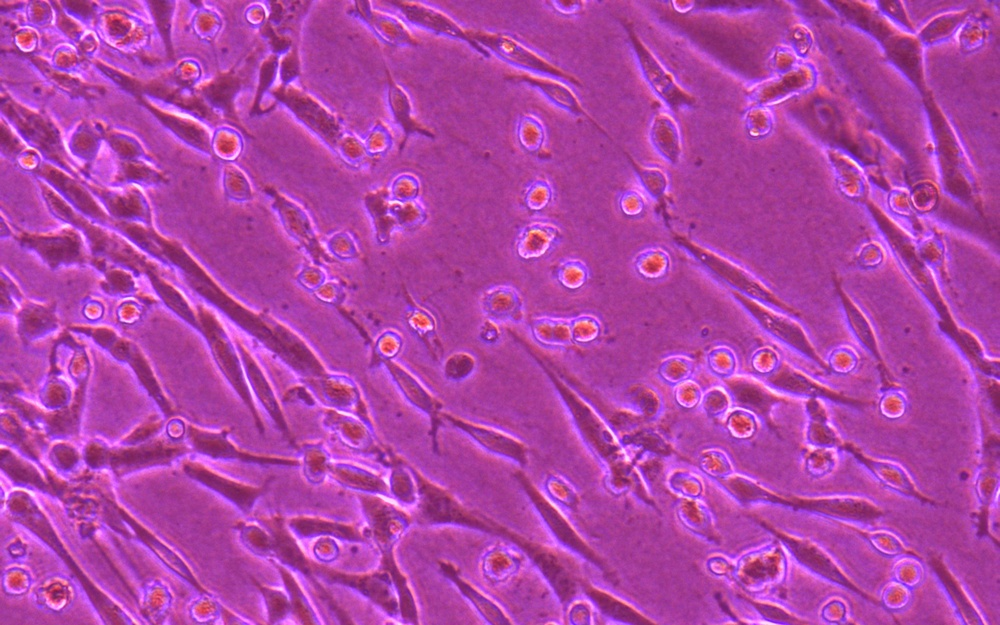
%> input picture 48Hrs/1_20x.jpg, 1000 x 625 px, shrunk from 1920 x 1200 before the run
$ octave Test_3_Paper_3.m   (GNU Octave 9; MATLAB toolbox functions it lacks are replaced by stand-ins)
%> lines starting %> are read from the running program, lines starting %| are printed output that depends on the picture; in (x1, y1, x2, y2) boxes, pixels count from 0 and x2, y2 are one past the last pixel; in counts of white or black regions, pixels touching at a corner belong together; the program's own positions count from 1
% Load and convert image
filename = '1_20x.jpg';
img = imread(filename);
%> img is the input picture: size 625x1000x3 uint8; mean R, G, B 176.1, 65.8, 168

if size(img, 3) == 3
    gray = rgb2gray(img);
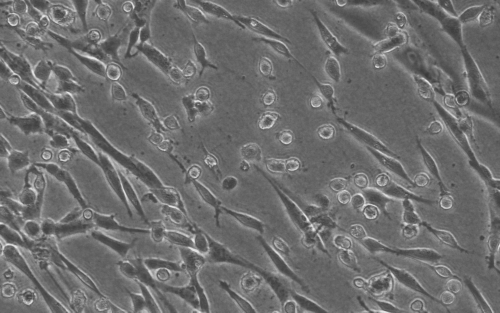
%> gray: size 625x1000 uint8 (shown at 1/2 size); min 58, max 234, mean 110.4
else
    gray = img;
end

% Enhance dark elongated features (cells) via inversion and local contrast
gray_inv = imcomplement(gray);                     % dark -> light
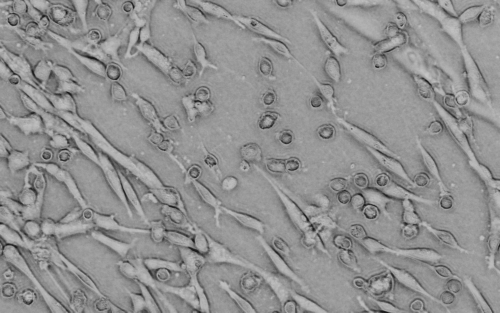
%> gray_inv: size 625x1000 uint8 (shown at 1/2 size); min 21, max 197, mean 144.6
gray_eq = adapthisteq(gray_inv);                   % local contrast adjustment
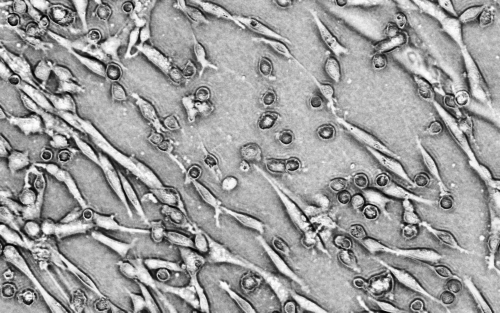
%> gray_eq: size 625x1000 uint8 (shown at 1/2 size); min 0, max 255, mean 157.3

% Threshold and clean binary image
bw = imbinarize(gray_eq);                          % threshold image
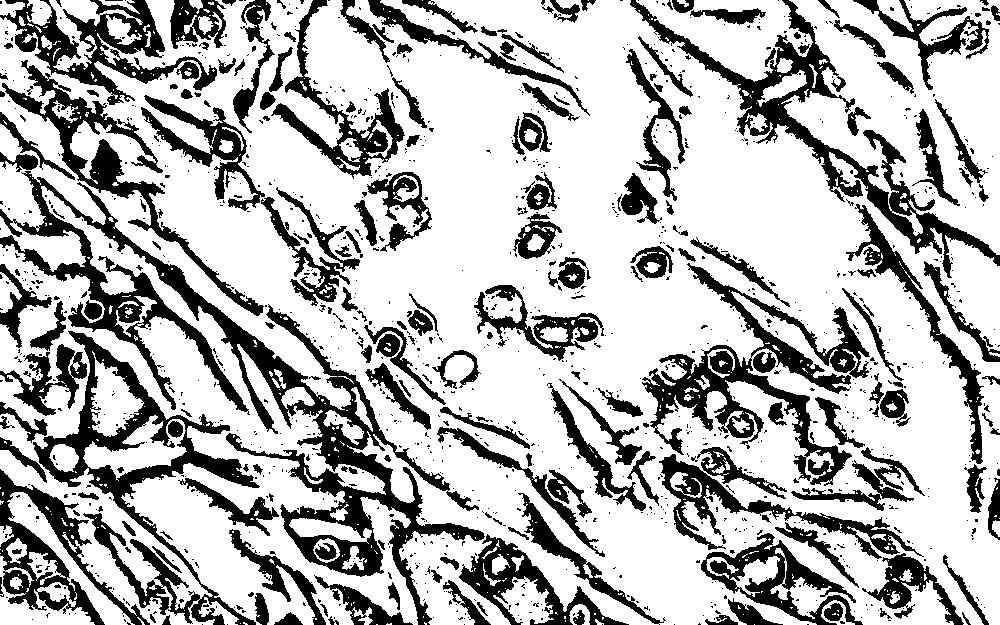
%> bw: size 625x1000 logical; 71.2% white; 1290 black regions (1073 under 20 px), largest, box (x1, y1, x2, y2) and area: (0, 171, 485, 625) 25833, (33, 331, 260, 625) 12014, (642, 263, 870, 486) 11791
bw = imopen(bw, strel('disk', 2));                 % remove small connections
%> bw: size 625x1000 logical; 67% white; 512 black regions (435 under 20 px), largest, box (x1, y1, x2, y2) and area: (0, 0, 629, 625) 81581, (640, 248, 971, 625) 33633, (630, 0, 1000, 513) 19453
bw = imfill(bw, 'holes');                          % fill small holes
%> bw: size 625x1000 logical; 77% white; 37 black regions (13 under 20 px), largest, box (x1, y1, x2, y2) and area: (0, 0, 629, 625) 81316, (630, 0, 1000, 513) 19416, (658, 446, 971, 625) 15779
bw = bwareaopen(bw, 100);                          % remove small regions
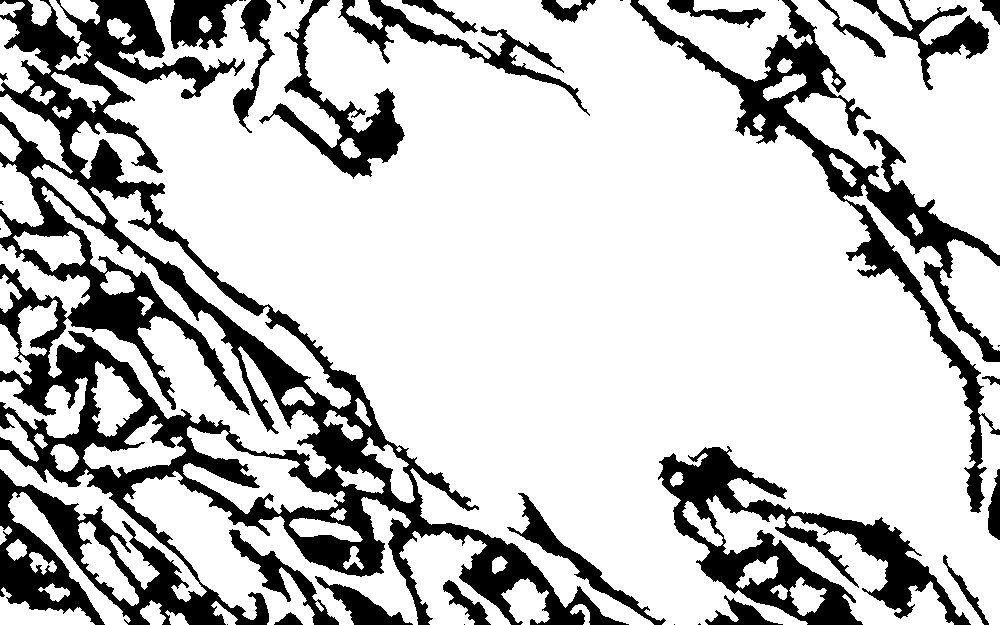
%> bw: size 625x1000 logical; 76.3% white; 37 black regions (13 under 20 px), largest, box (x1, y1, x2, y2) and area: (0, 0, 629, 625) 83162, (630, 0, 1000, 513) 19672, (658, 446, 971, 625) 16548

% Extract region properties
stats = regionprops(bw, 'Area', 'Eccentricity', ...
    'MajorAxisLength', 'MinorAxisLength', ...
    'PixelList', 'Centroid');
%> stats = 74 regions; largest, Area, Centroid, MajorAxisLength, MinorAxisLength and Eccentricity: 324782 [577.1 288.8] 924.4 496 0.844, 31102 [916 109.5] 269.5 185.7 0.725, 18327 [171.6 351.8] 387.7 120.8 0.95, 16447 [266.4 555.8] 326.9 122.6 0.927, 8317 [832.7 566.2] 284.4 64.12 0.974

% Apply filtering based on morphology
ecc = [stats.Eccentricity];
%> ecc = 74 values, max 0.997 at index 34, min 0.384 at index 15, mean 0.831
area = [stats.Area];
%> area = 74 values, max 324782 at index 31, min 119 at index 23, mean 6448
aspect_ratio = [stats.MajorAxisLength] ./ [stats.MinorAxisLength];
%> aspect_ratio = 74 values, max 12.35 at index 34, min 1.08 at index 15, mean 2.47
valid_idx = (ecc > 0.75) & (area > 150) & (aspect_ratio < 8);
%> valid_idx = 74 logical values, 49 true

stats = stats(valid_idx);  % Filtered cell candidates
%> stats = 49 regions; largest, Area, Centroid, MajorAxisLength, MinorAxisLength and Eccentricity: 324782 [577.1 288.8] 924.4 496 0.844, 18327 [171.6 351.8] 387.7 120.8 0.95, 16447 [266.4 555.8] 326.9 122.6 0.927, 8317 [832.7 566.2] 284.4 64.12 0.974, 6472 [732.4 32.7] 150.4 76.12 0.862
fprintf('Found %d valid regions\n', numel(stats));
%| Found 49 valid regions

% Fit ellipses
E = cell(numel(stats), 1);
%> E = 49 items
for k = 1:numel(stats)
    xy = double(stats(k).PixelList);
    E{k} = fit_ellipse(xy(:,1), xy(:,2));
end
%> this loop made 49 passes
%> (a in fit_ellipse, b in fit_ellipse, cos_phi in fit_ellipse, sin_phi in fit_ellipse, Ao in fit_ellipse, Au in fit_ellipse, Av in fit_ellipse, Auu in fit_ellipse) on passes 1 to 3: ([0.000711; -0.00772; -0.00425; 0.0448; 0.167; -1], -0.5, 0.878, -0.479, -1, -0.041, 0.168, 0.00282), ([0.000802; -0.000413; -0.000303; -0.012; 0.0417; -1], -0.179, 0.984, -0.178, -1, -0.0192, 0.0389, 0.000839), ([8.18e-07; 9.89e-05; -8.43e-05; -0.0128; 0.0186; -1], 0.43, 0.909, 0.417, -1, -0.0039, 0.0223, 2.35e-05)

% Plot results
imshow(gray); hold on;
title('Final Fitted Ellipses on Elongated Dark Cells');

for k = 1:numel(E)
    if isempty(E{k}) || ~isfield(E{k}, 'Xdata'), continue; end
    plot(E{k}.Xdata, E{k}.Ydata, 'r-', 'LineWidth', 1.5);
    text(E{k}.X0, E{k}.Y0, sprintf('%d', k), ...
         'Color', 'y', 'FontSize', 8, 'HorizontalAlignment', 'center');
end
%> this loop made 49 passes
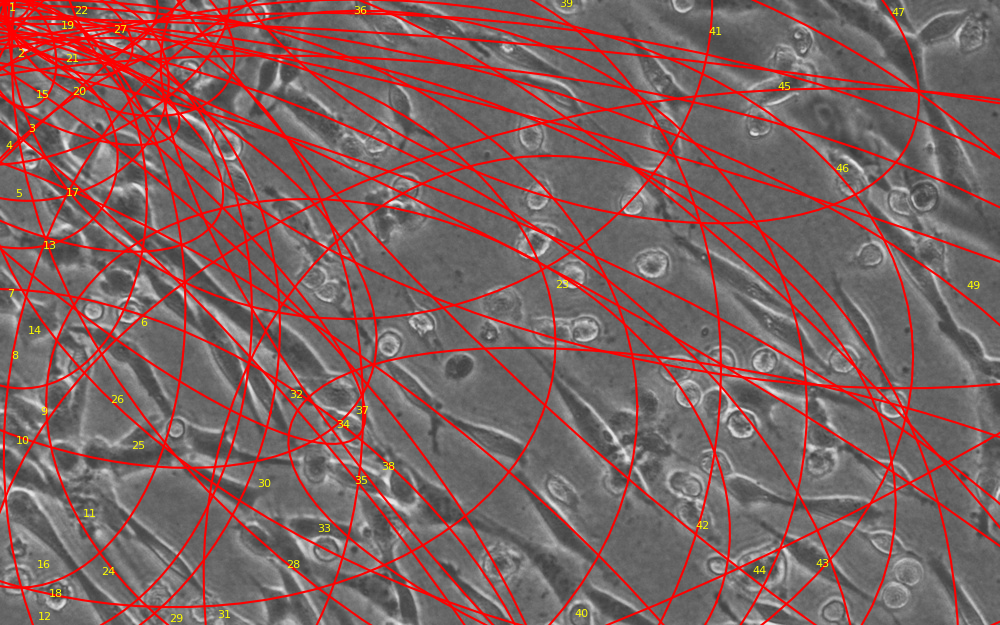
%> figure redrawn from the program's plot data; its title reads 'Final Fitted Ellipses on Elongated Dark Cells'

% --- Fit ellipse function ---
function ellipse_t = fit_ellipse(x, y)
    x = x(:);
    y = y(:);
    D = [x.^2, x.*y, y.^2, x, y, ones(size(x))];
    S = D'*D;
    C = zeros(6); C(1,3) = -2; C(2,2) = 1; C(3,1) = -2;

    [gevec, geval] = eig(S,C);
    I = find(real(diag(geval)) > 0 & ~isinf(diag(geval)));
    if isempty(I), ellipse_t = []; return; end
    a = real(gevec(:, I(1)));

    b = 0.5 * atan2(a(2), a(1) - a(3));
    cos_phi = cos(b); sin_phi = sin(b);
    Ao = a(6);
    Au = a(4)*cos_phi + a(5)*sin_phi;
    Av = -a(4)*sin_phi + a(5)*cos_phi;
    Auu = a(1)*cos_phi^2 + a(3)*sin_phi^2 + a(2)*cos_phi*sin_phi;
    Avv = a(1)*sin_phi^2 + a(3)*cos_phi^2 - a(2)*cos_phi*sin_phi;

    tuCentre = -0.5 * [Au/Auu; Av/Avv];
    xy = [cos_phi, sin_phi; -sin_phi, cos_phi]' * tuCentre;

    ellipse_t.X0 = xy(1);
    ellipse_t.Y0 = xy(2);
    ellipse_t.phi = b;
    ellipse_t.a = sqrt(abs(-Ao/Auu));
    ellipse_t.b = sqrt(abs(-Ao/Avv));

    theta = linspace(0, 2*pi, 100);
    ellipse_t.Xdata = ellipse_t.X0 + ellipse_t.a * cos(theta) * cos(b) - ellipse_t.b * sin(theta) * sin(b);
    ellipse_t.Ydata = ellipse_t.Y0 + ellipse_t.a * cos(theta) * sin(b) + ellipse_t.b * sin(theta) * cos(b);
end

$ run again, with 48Hrs/10_20x.jpg copied over 48Hrs/1_20x.jpg
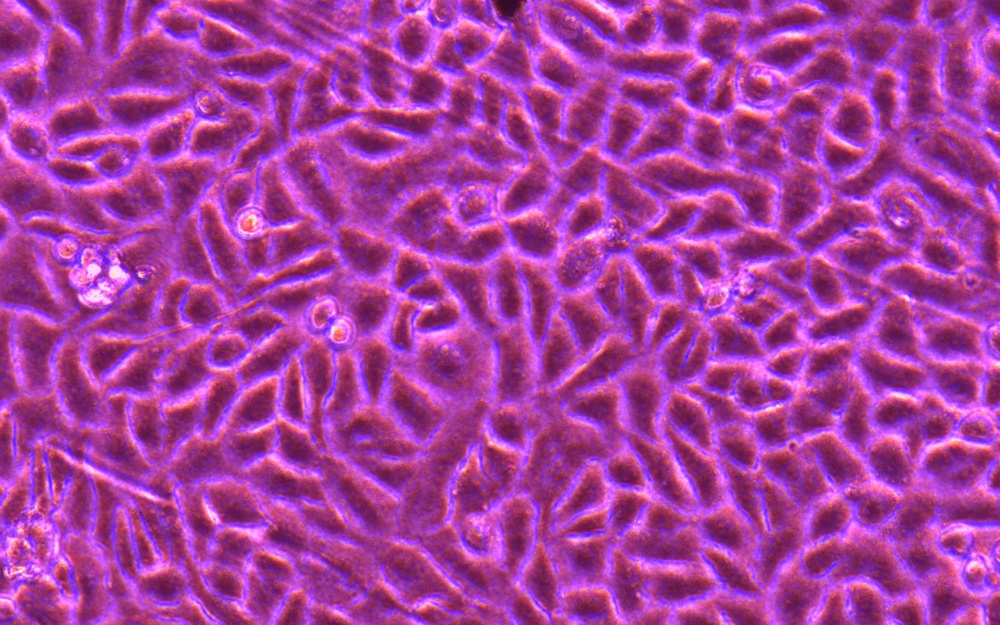
%> input picture 48Hrs/10_20x.jpg, 1000 x 625 px, shrunk from 1920 x 1200 before the run
%> img is the input picture: size 625x1000x3 uint8; mean R, G, B 167, 61.4, 158.4
%> `bw = bwareaopen(bw, 100);`:
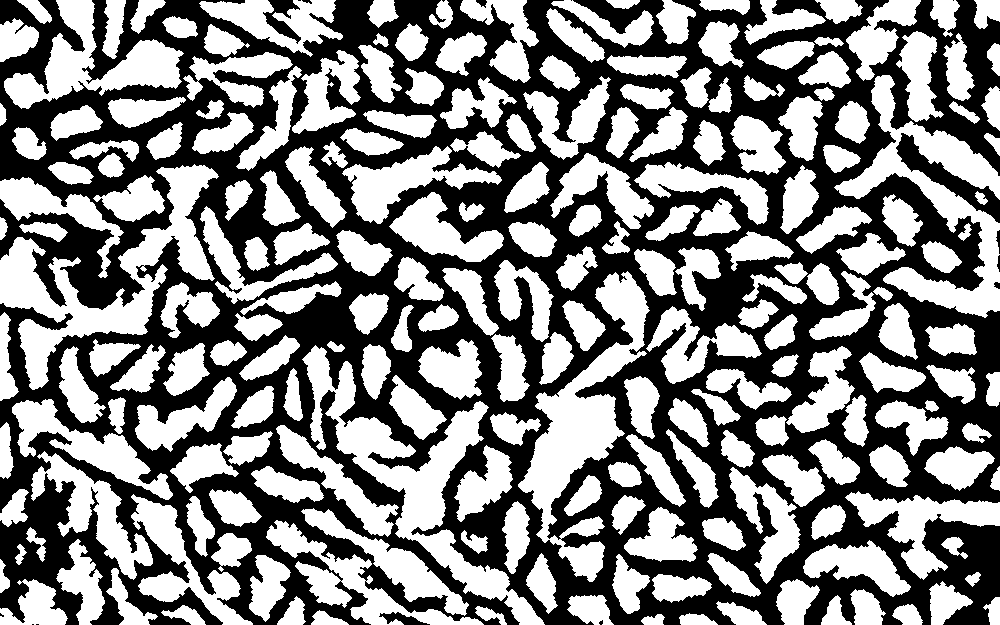
%> bw: size 625x1000 logical; 51.9% white; 18 black regions (9 under 20 px), largest, box (x1, y1, x2, y2) and area: (0, 0, 1000, 625) 297181, (896, 133, 1000, 223) 2141, (263, 0, 301, 44) 684
%> `stats = regionprops(bw, 'Area', 'Eccentricity', 'MajorAxisLength', 'Mi..`: stats = 220 regions; largest, Area, Centroid, MajorAxisLength, MinorAxisLength and Eccentricity: 13350 [413.5 478.5] 338.5 119.6 0.935, 13267 [103.6 279.2] 300.1 139.2 0.886, 12538 [585.3 425.9] 322.6 92.11 0.958, 11137 [937.5 205.2] 269.7 140.5 0.854, 7188 [94.1 64] 187.8 98.87 0.85
%> ecc = 220 values, max 0.989 at index 6, min 0.327 at index 26, mean 0.838
%> area = 220 values, max 13350 at index 70, min 101 at index 214, mean 1474.8
%> aspect_ratio = 220 values, max 6.86 at index 6, min 1.06 at index 26, mean 2.24
%> valid_idx = 220 logical values, 177 true
%> `stats = stats(valid_idx);`: stats = 177 regions; largest, Area, Centroid, MajorAxisLength, MinorAxisLength and Eccentricity: 13350 [413.5 478.5] 338.5 119.6 0.935, 13267 [103.6 279.2] 300.1 139.2 0.886, 12538 [585.3 425.9] 322.6 92.11 0.958, 11137 [937.5 205.2] 269.7 140.5 0.854, 7188 [94.1 64] 187.8 98.87 0.85
%| Found 177 valid regions
%> E = 177 items
%> the loop `for k = 1:numel(stats)` made 177 passes
%> (a in fit_ellipse, b in fit_ellipse, cos_phi in fit_ellipse, sin_phi in fit_ellipse, Ao in fit_ellipse, Au in fit_ellipse, Av in fit_ellipse, Auu in fit_ellipse) on passes 1 to 3: ([-5.85e-06; 4.86e-05; -3.58e-05; -0.00956; 0.0122; -1], 0.51, 0.873, 0.488, -1, -0.00241, 0.0153, 7.74e-06), ([2.43e-06; -9.83e-06; -8.9e-06; 0.00226; 0.00613; -1], -0.357, 0.937, -0.35, -1, -2.98e-05, 0.00653, 4.26e-06), ([0.000135; 0.000138; -1.03e-05; -0.0537; 0.00653; -1], 0.38, 0.929, 0.371, -1, -0.0474, 0.026, 0.000163)
%> after the loop `for k = 1:numel(E)`:
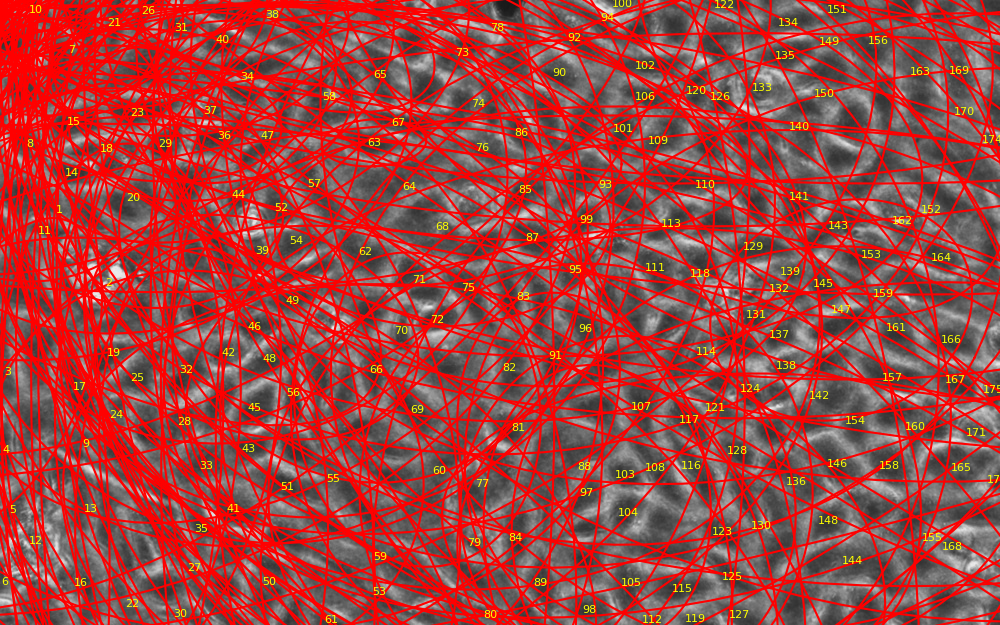
%> figure redrawn from the program's plot data; its title reads 'Final Fitted Ellipses on Elongated Dark Cells'
